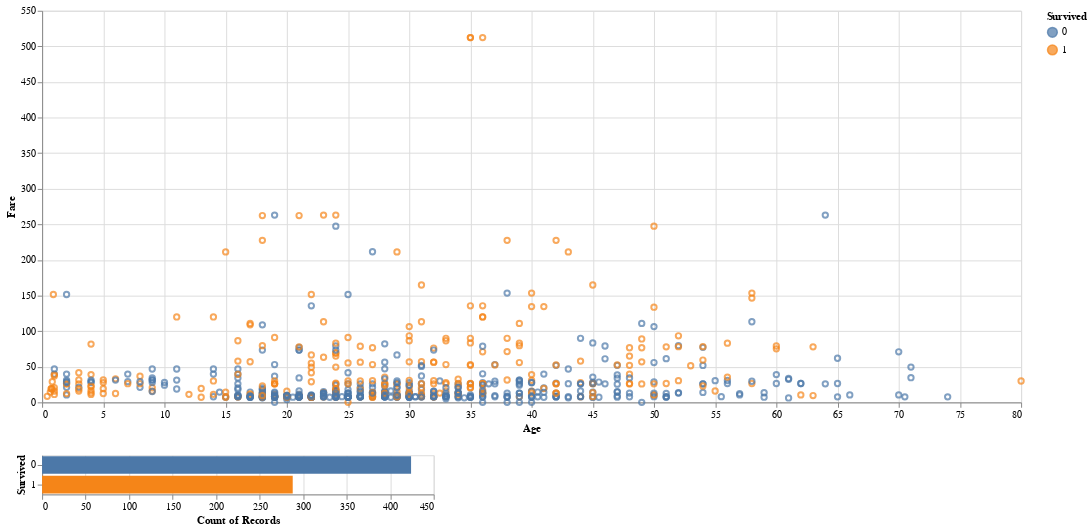

Notebook cell for this chart:
### Code cell
#making the Chart interactive with brush
brush = alt.selection_interval()
points = alt.Chart(datat).mark_point().encode(
    x='Age',
    y='Fare',
    color=alt.condition(brush, 'Survived:N', alt.value('lightgray'))
).add_selection(
    brush
).properties(height=400,width=1000)
bars = alt.Chart(datat).mark_bar().encode(
    y='Survived:N',
    color='Survived:N',
    x='count(Survived):N'
).transform_filter(
    brush
)
points & bars

### Figure 1 — Vega-Lite specification as saved in the notebook (floating-point values rounded to 4 significant figures; data arrays with more than 128 entries replaced by an {"elided": "..."} marker saying what was removed)
{"config": {"view": {"continuousWidth": 400, "continuousHeight": 300}}, "vconcat": [{"mark": "point", "encoding": {"color": {"condition": {"field": "Survived", "type": "nominal", "selection": "selector002"}, "value": "lightgray"}, "x": {"field": "Age", "type": "quantitative"}, "y": {"field": "Fare", "type": "quantitative"}}, "height": 400, "selection": {"selector002": {"type": "interval"}}, "width": 1000}, {"mark": "bar", "encoding": {"color": {"field": "Survived", "type": "nominal"}, "x": {"aggregate": "count", "field": "Survived", "type": "nominal"}, "y": {"field": "Survived", "type": "nominal"}}, "transform": [{"filter": {"selection": "selector002"}}]}], "data": {"name": "data-60dba5f9735d540c6d974a9104d00e0f"}, "$schema": "https://vega.github.io/schema/vega-lite/v4.17.0.json", "datasets": {"data-60dba5f9735d540c6d974a9104d00e0f": {"elided": "712 records"}}}
